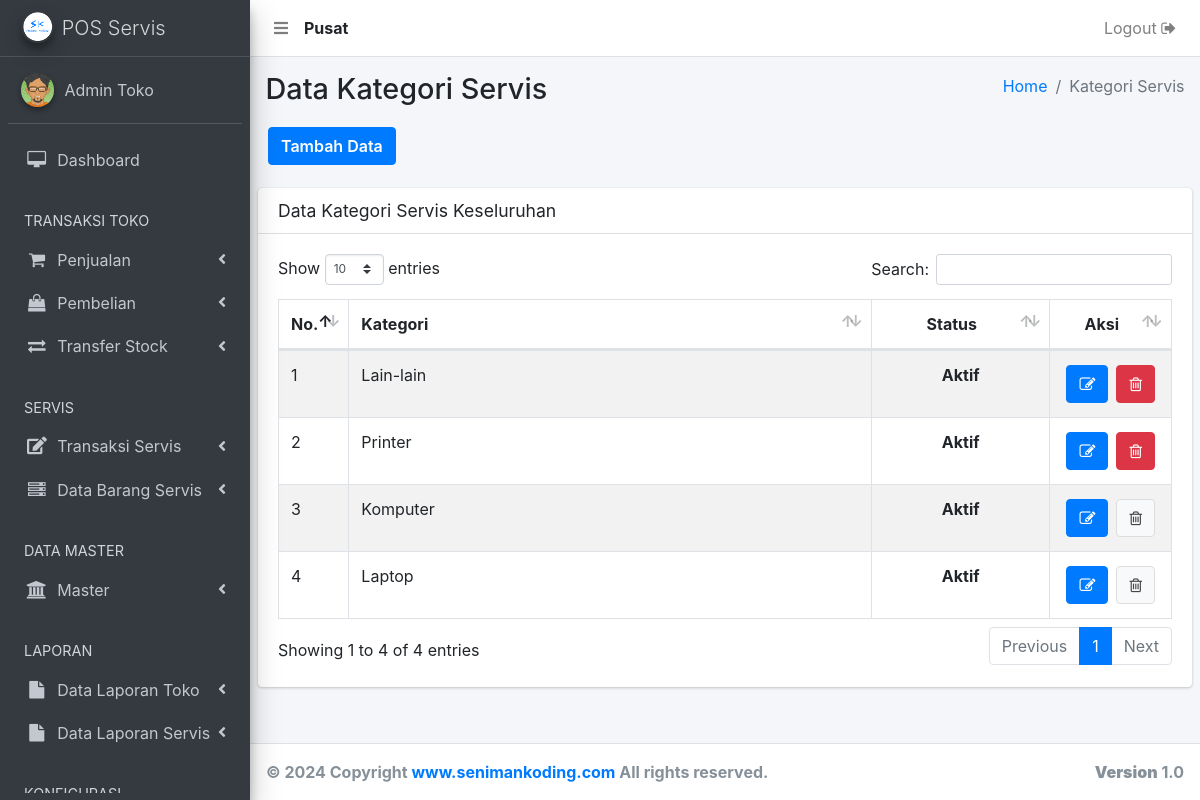
The app's page /kategori-servis.php (signed in) with its own data.
### tables this page shows
CREATE TABLE IF NOT EXISTS `user` (
  `user_id` int(11) NOT NULL AUTO_INCREMENT,
  `user_nama` varchar(500) NOT NULL,
  `user_no_hp` varchar(250) NOT NULL,
  `user_alamat` text NOT NULL,
  `user_email` varchar(250) NOT NULL,
  `user_password` varchar(500) NOT NULL,
  `user_create` varchar(250) NOT NULL,
  `user_level` varchar(250) NOT NULL,
  `user_gaji_pokok` int(11) NOT NULL,
  `user_bonus` int(11) NOT NULL,
  `user_status` varchar(250) NOT NULL,
  `user_cabang` int(11) NOT NULL,
  PRIMARY KEY (`user_id`)
);

CREATE TABLE IF NOT EXISTS `kategori_servis` (
  `kategori_servis_id` int(11) NOT NULL AUTO_INCREMENT,
  `kategori_servis_nama` varchar(500) NOT NULL,
  `kategori_servis_status` int(11) NOT NULL,
  `kategori_servis_cabang` int(11) NOT NULL,
  PRIMARY KEY (`kategori_servis_id`)
);

### _header-artibut.php (called while the page is built, shortened)
<?php
  	include 'aksi/functions.php';
    $userLoginCabang = mysqli_query( $conn, "select user_cabang from user where user_id = '".$_SESSION['user_id']."'");
    $sessionCabangData = mysqli_fetch_array($userLoginCabang);
    $sessionCabang     = $sessionCabangData['user_cabang'];
    if ( $sessionCabang < 1 ) {
      $tipeToko = "Pusat";
    } else {
      $tipeToko = "Cabang ".$sessionCabang;
    }
?>

### aksi/functions.php (called while the page is built, shortened)
<?php
include 'koneksi.php';
function query($query) {
	global $conn;
	$result = mysqli_query($conn, $query);
	$rows = [];
	while ( $row = mysqli_fetch_assoc($result) ) {
		$rows[] = $row;
	}
	return $rows;
}
?>

### kategori-servis.php (the view, shortened to what this page needs)
<?php
  include '_header.php';
  include '_nav.php';
  include '_sidebar.php';
?>
  <div class="content-wrapper">
    <section class="content-header">
      <div class="container-fluid">
        <div class="row mb-2">
          <div class="col-sm-6">
            <h1>Data Kategori Servis</h1>
          </div>
          <div class="col-sm-6">
            <ol class="breadcrumb float-sm-right">
              <li class="breadcrumb-item"><a href="bo">Home</a></li>
              <li class="breadcrumb-item active">Kategori Servis</li>
            </ol>
          </div>
          <?php if ( $levelLogin !== "teknisi" && $levelLogin !== "kasir" ) { ?>
          <div class="tambah-data">
          	<a href="kategori-servis-add" class="btn btn-primary">Tambah Data</a>
          </div>
          <?php } ?>
        </div>
      </div>
    </section>
    <?php
    	$data = query("SELECT * FROM kategori_servis WHERE kategori_servis_cabang = $sessionCabang ORDER BY kategori_servis_id DESC");
    ?>
    <section class="content">
      <div class="row">
        <div class="col-12">
          <div class="card">
            <div class="card-header">
              <h3 class="card-title">Data Kategori Servis Keseluruhan</h3>
            </div>
            <div class="card-body">
              <div class="table-auto">
                <table id="example1" class="table table-bordered table-striped">
                  <thead>
                  <tr>
                    <th style="width: 5%;">No.</th>
                    <th>Kategori</th>
                    <th style="text-align: center; width: 20%;">Status</th>
                    <?php if ( $levelLogin !== "teknisi" && $levelLogin !== "kasir" ) { ?>
                    <th style="text-align: center; width: 10%;">Aksi</th>
                    <?php } ?>
                  </tr>
                  </thead>
                  <tbody>
                  <?php $i = 1; ?>
                  <?php foreach ( $data as $row ) : ?>
                  <tr>
                    	<td><?= $i; ?></td>
                    	<td><?= $row['kategori_servis_nama']; ?></td>
                      <td style="text-align: center;">
                      	<?php
                      		if ( $row['kategori_servis_status'] === "1" ) {
                      			echo "<b>Aktif</b>";
                      		} else {
                      			echo "<b style='color: red;'>Tidak Aktif</b>";
                      		}
                      	?>
                      </td>
                      <?php if ( $levelLogin !== "teknisi" && $levelLogin !== "kasir" ) { ?>
                      <td class="orderan-online-button">
                        <?php
                          $id = base64_encode($row["kategori_servis_id"]);
                          $idParent = $row["kategori_servis_id"];
                        ?>
                      	<a href="kategori-servis-edit?id=<?= $id; ?>" title="Edit Data">
                              <button class="btn btn-primary" type="submit">
                                 <i class="fa fa-edit"></i>
                              </button>
                        </a>
                        <?php
                          $produk = mysqli_query($conn, "select * from servis where servis_kategori = $idParent");
                          $jmlProduk = mysqli_num_rows($produk);
                        ?>
                        <?php if ( $jmlProduk < 1 ) { ?>
                          <a href="kategori-servis-delete?id=<?= $id; ?>" onclick="return confirm('Yakin dihapus ?')" title="Delete Data">
                              <button class="btn btn-danger" type="submit" name="hapus">
                                  <i class="fa fa-trash-o"></i>
                              </button>
                          </a>
                        <?php } ?>
                        <?php if ( $jmlProduk > 0 ) { ?>
                          <a href="#!" title="Delete Data">
                              <button class="btn btn-default" type="submit" name="hapus">
                                  <i class="fa fa-trash-o"></i>
                              </button>
                          </a>
                        <?php } ?>
                      </td>
                      <?php } ?>
                  </tr>
                  <?php $i++; ?>
              	<?php endforeach; ?>
                </tbody>
                </table>
              </div>
            </div>
          </div>
        </div>
      </div>
    </section>
  </div>
</div>
<?php include '_footer.php'; ?>
</body>
</html>

### _nav.php (shortened to what this page needs)
<nav class="main-header navbar navbar-expand navbar-white navbar-light">
    <ul class="navbar-nav">
      <li class="nav-item">
        <a class="nav-link" data-widget="pushmenu" href="#"><i class="fas fa-bars"></i></a>
      </li>
      <li class="nav-item" style="padding-top: 8px;">
        <?php
          echo "<b>".$tipeToko."</b>";
        ?>
      </li>
    </ul>
    <ul class="navbar-nav ml-auto">
      <li class="nav-item">
        <a href="<?php echo "aksi/logout.php?logout";?>"onclick="return confirm('Apakah anda yakin logout ?')" class="nav-link">Logout <i class="fa fa-sign-out"></i>
        </a>
      </li>
    </ul>
  </nav>

### records on screen
user: user_cabang "Pusat"
kategori_servis: kategori_servis_nama "Lain-lain", kategori_servis_status "Aktif"
kategori_servis: kategori_servis_nama "Printer", kategori_servis_status "Aktif"
kategori_servis: kategori_servis_nama "Komputer", kategori_servis_status "Aktif"
kategori_servis: kategori_servis_nama "Laptop", kategori_servis_status "Aktif"

### other values on screen
$_SESSION['user_nama'] "Admin Toko"
